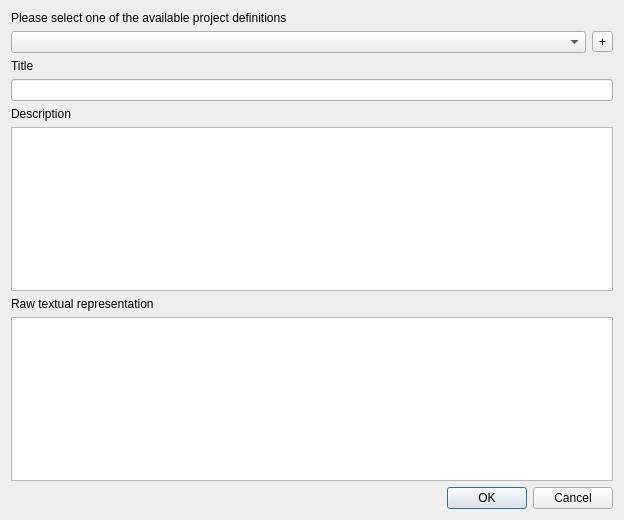
<?xml version="1.0" encoding="UTF-8"?>
<ui version="4.0">
 <class>ProjectsManagerDialog</class>
 <widget class="QDialog" name="ProjectsManagerDialog">
  <property name="geometry">
   <rect>
    <x>0</x>
    <y>0</y>
    <width>624</width>
    <height>520</height>
   </rect>
  </property>
  <property name="windowTitle">
   <string>Project definitions manager</string>
  </property>
  <property name="modal">
   <bool>true</bool>
  </property>
  <layout class="QGridLayout" name="gridLayout">
   <item row="0" column="0">
    <widget class="QLabel" name="label">
     <property name="text">
      <string>Please select one of the available project definitions</string>
     </property>
    </widget>
   </item>
   <item row="2" column="0">
    <layout class="QHBoxLayout" name="horizontalLayout">
     <property name="topMargin">
      <number>0</number>
     </property>
     <item>
      <widget class="QComboBox" name="proj_def_cbx"/>
     </item>
     <item>
      <widget class="QToolButton" name="add_proj_def_btn">
       <property name="text">
        <string>+</string>
       </property>
      </widget>
     </item>
    </layout>
   </item>
   <item row="10" column="0">
    <widget class="QLineEdit" name="proj_def_title"/>
   </item>
   <item row="9" column="0">
    <widget class="QLabel" name="label_2">
     <property name="text">
      <string>Title</string>
     </property>
    </widget>
   </item>
   <item row="11" column="0">
    <widget class="QLabel" name="label_3">
     <property name="text">
      <string>Description</string>
     </property>
    </widget>
   </item>
   <item row="15" column="0">
    <widget class="QDialogButtonBox" name="buttonBox">
     <property name="orientation">
      <enum>Qt::Horizontal</enum>
     </property>
     <property name="standardButtons">
      <set>QDialogButtonBox::Cancel|QDialogButtonBox::Ok</set>
     </property>
    </widget>
   </item>
   <item row="14" column="0">
    <widget class="QPlainTextEdit" name="proj_def_raw"/>
   </item>
   <item row="12" column="0">
    <widget class="QPlainTextEdit" name="proj_def_descr"/>
   </item>
   <item row="13" column="0">
    <widget class="QLabel" name="label_4">
     <property name="text">
      <string>Raw textual representation</string>
     </property>
    </widget>
   </item>
  </layout>
 </widget>
 <resources/>
 <connections>
  <connection>
   <sender>buttonBox</sender>
   <signal>accepted()</signal>
   <receiver>ProjectsManagerDialog</receiver>
   <slot>accept()</slot>
   <hints>
    <hint type="sourcelabel">
     <x>248</x>
     <y>254</y>
    </hint>
    <hint type="destinationlabel">
     <x>157</x>
     <y>274</y>
    </hint>
   </hints>
  </connection>
  <connection>
   <sender>buttonBox</sender>
   <signal>rejected()</signal>
   <receiver>ProjectsManagerDialog</receiver>
   <slot>reject()</slot>
   <hints>
    <hint type="sourcelabel">
     <x>316</x>
     <y>260</y>
    </hint>
    <hint type="destinationlabel">
     <x>286</x>
     <y>274</y>
    </hint>
   </hints>
  </connection>
 </connections>
</ui>
